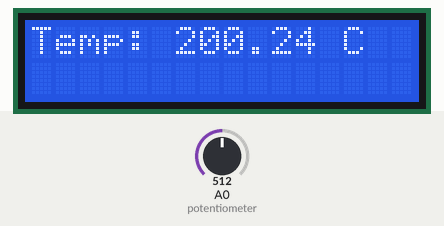
This sketch was run on a simulated Arduino Uno, built with avr-gcc and run on an emulated ATmega328P. Parts: 16×2 character LCD. The test bench sets the inputs (shaded band); at power-on: A0 (potentiometer) = 512. What the sketch prints to the serial monitor is not drawn.

Above: at 3.2 s.
3.3 s: A0 (potentiometer) set to 317
At 4.9 s:
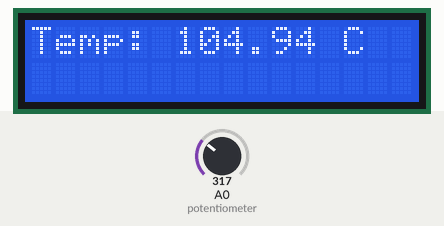
5.6 s: A0 (potentiometer) set to 293
At 7.3 s:
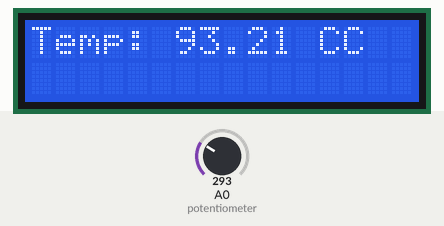
7.6 s: A0 (potentiometer) set to 133
At 8.8 s:
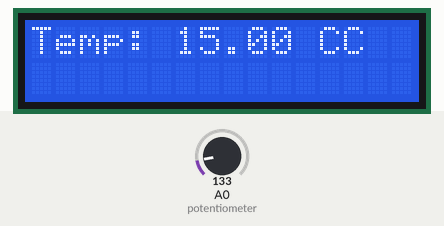
9.6 s: A0 (potentiometer) set to 114
At 11.3 s:
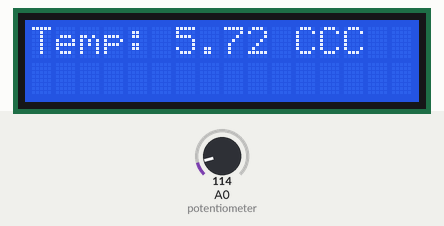
Timing chart, 0 to 12.7 s (numbered marks = the images above; inputs shaded):
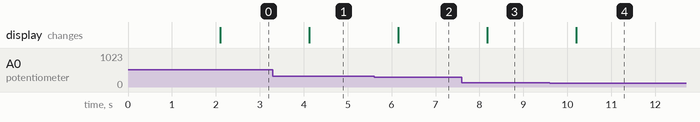

Measured:
- the behaviour switches between 307 and 306 on A0 (potentiometer) (found by bisection; images 1 and 2)
- the behaviour switches between 123 and 122 on A0 (potentiometer) (found by bisection; images 3 and 4)
- after the input at 3.3 s, the display: changes after 0.82 s (image 1)
- after the input at 5.6 s, the display: changes after 0.55 s (image 2)
- after the input at 7.6 s, the display: changes after 0.58 s (image 3)
- after the input at 9.6 s, the display: changes after 0.61 s (image 4)

The sketch:

sketch.ino
```cpp
#include <Wire.h>
#include <LiquidCrystal_I2C.h>

// Inisialisasi LCD I2C dengan alamat 0x27 (untuk LCD 16x2)
LiquidCrystal_I2C lcd(0x27, 16, 2);

void setup() {
  lcd.begin(16, 2);         // Inisialisasi LCD dengan 16 kolom dan 2 baris
  lcd.backlight();          // Menyalakan lampu latar LCD
  Serial.begin(9600);       // Menginisialisasi Serial Monitor
  lcd.print("Hello, World!");  // Menampilkan teks di LCD
  delay(2000);
  lcd.clear();
}

void loop() {
  int sensorValue = analogRead(A0);  // Membaca nilai dari potensiometer
  float voltage = sensorValue * (5.0 / 1023.0);  // Menghitung tegangan
  float temperature = (voltage - 0.5) * 100.0;   // Menghitung suhu

  // Menampilkan suhu di LCD
  lcd.setCursor(0, 0);
  lcd.print("Temp: ");
  lcd.print(temperature);
  lcd.print(" C");

  // Menampilkan suhu di Serial Monitor
  Serial.print("Temperature: ");
  Serial.print(temperature);
  Serial.println(" C");

  delay(1000);  // Menunggu 1 detik sebelum pembacaan berikutnya
}
```
